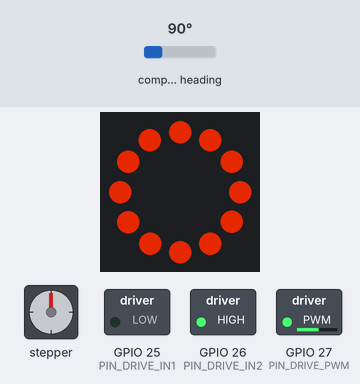
The sketch below on a simulated ESP32. On the bench: stepper motor, 12 RGB LEDs in a ring, first at the top, clockwise, switched loads named in the sketch (green lamp = pin HIGH). Wiring (inferred from the names in the program): AS5600 angle sensor at I2C address 0x36; stepper motor (2048 steps per turn assumed): coils GPIO 18, GPIO 19, GPIO 20, GPIO 21. The test bench sets the inputs (shaded band); at power-on: compass heading 90°. Dim RGB values are drawn brighter than linear; what the sketch prints to the serial monitor is not drawn.

Above: at 1.2 s.
1.3 s: compass heading set to 269°
At 3.2 s:
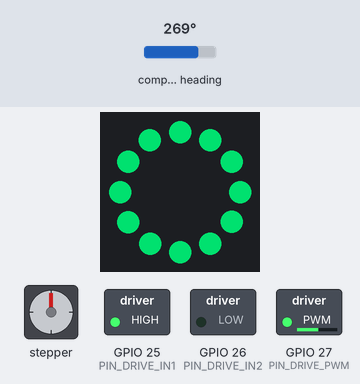
3.9 s: compass heading set to 7°
At 4.37 s:
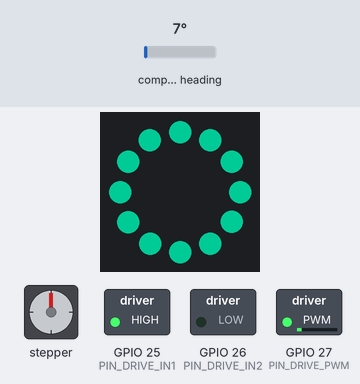
6.9 s: compass heading set to 352°
At 9.7 s:
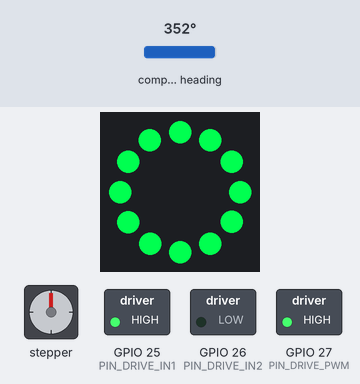
9.9 s: compass heading set to 180°
At 11.5 s:
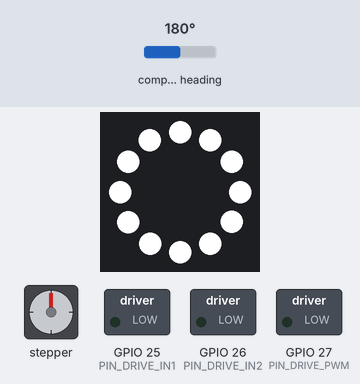
Timing chart, 0 to 12.7 s (numbered marks = the images above; inputs shaded):
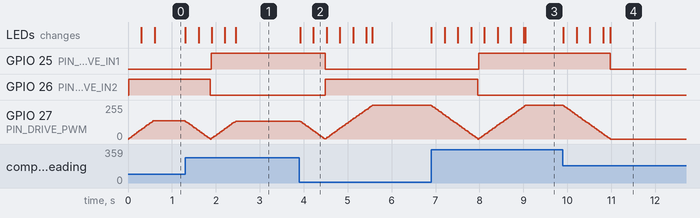

Measured:
- after the input at 1.3 s, GPIO 25 (PIN_DRIVE_IN1): LOW → HIGH after 0.59 s; GPIO 26 (PIN_DRIVE_IN2): HIGH → LOW after 0.57 s
- after the input at 3.9 s, GPIO 25 (PIN_DRIVE_IN1): HIGH → LOW after 0.59 s; GPIO 26 (PIN_DRIVE_IN2): LOW → HIGH after 0.59 s; the LEDs: first change at once (image 2 shows a later state)
- after the input at 6.9 s, GPIO 25 (PIN_DRIVE_IN1): LOW → HIGH after 1.1 s; GPIO 26 (PIN_DRIVE_IN2): HIGH → LOW after 1.1 s
- after the input at 9.9 s, GPIO 25 (PIN_DRIVE_IN1): HIGH → LOW after 1.1 s; GPIO 27 (PIN_DRIVE_PWM): moves from 255/255 to 0/255 over 1.1 s, starting at once

The sketch:

esp32_fahrregler.ino
```cpp
// MesseAuto motorisierter Fahrregler
//
// Prinzip:
// - AS5600 misst die Knopfposition.
// - 180 Grad ist Stop.
// - Rechts von der Mitte = vorwaerts, links von der Mitte = rueckwaerts.
// - Ein kleiner Schrittmotor kann den Knopf automatisch auf einen Sollwert drehen.
// - PWM + IN1/IN2 steuern einen DC-Motortreiber wie TB6612FNG oder L298N.

#include <Wire.h>
#include <Adafruit_NeoPixel.h>

static const uint32_t BAUDRATE = 115200;

// === AS5600 Setup ===
static const uint8_t AS5600_ADDR = 0x36;

// === Motorisierter Knopf: 28BYJ-48 + ULN2003 ===
static const int DIAL_MOTOR_PINS[4] = {18, 19, 20, 21};
static const int DIAL_STEPS_PER_REVOLUTION = 2048;
static const int DIAL_HALF_STEPS_PER_REVOLUTION = DIAL_STEPS_PER_REVOLUTION * 2;
static const float DIAL_MAX_SPEED_STEPS_PER_SECOND = 650.0f;
static const float DIAL_TARGET_TOLERANCE_DEG = 2.0f;

unsigned long dialStepIntervalMicros = 0;
unsigned long lastDialStepMicros = 0;
int dialStepIndex = 0;
bool dialMoveActive = false;
float dialTargetAngle = 180.0f;

static const int DIAL_STEP_SEQUENCE[8][4] = {
  {1, 0, 0, 0},
  {1, 1, 0, 0},
  {0, 1, 0, 0},
  {0, 1, 1, 0},
  {0, 0, 1, 0},
  {0, 0, 1, 1},
  {0, 0, 0, 1},
  {1, 0, 0, 1}
};

// === LED-Ring, optional ===
static const bool USE_NEOPIXEL_RING = true;
static const int NEOPIXEL_PIN = 28;
static const int NUM_PIXELS = 12;
Adafruit_NeoPixel pixels(NUM_PIXELS, NEOPIXEL_PIN, NEO_GRB + NEO_KHZ800);

// === Fahrmotor-Ausgang ===
// PWM + zwei Richtungspins fuer H-Bruecke/Motortreiber.
static const int PIN_DRIVE_PWM = 27;
static const int PIN_DRIVE_IN1 = 25;
static const int PIN_DRIVE_IN2 = 26;
static const int DRIVE_PWM_FREQUENCY = 1000;
static const int DRIVE_PWM_RESOLUTION_BITS = 8;

// === Fahrregler-Kalibrierung ===
static const float STOP_ANGLE_DEG = 180.0f;
static const float STOP_DEADBAND_DEG = 8.0f;
static const float REVERSE_MAX_ANGLE_DEG = 20.0f;
static const float FORWARD_MAX_ANGLE_DEG = 340.0f;
static const int DRIVE_RAMP_STEP_PERCENT = 2;
static const uint32_t DRIVE_RAMP_INTERVAL_MS = 20;

int targetDrivePercent = 0;  // -100 rueckwaerts bis +100 vorwaerts
int actualDrivePercent = 0;
uint32_t lastRampMs = 0;
uint32_t lastStatusMs = 0;
uint32_t lastHelloMs = 0;
String inputLine;

void setup() {
  Serial.begin(BAUDRATE);

  Wire.begin();

  if (USE_NEOPIXEL_RING) {
    pixels.begin();
    pixels.clear();
    pixels.show();
  }

  for (int index = 0; index < 4; index += 1) {
    pinMode(DIAL_MOTOR_PINS[index], OUTPUT);
    digitalWrite(DIAL_MOTOR_PINS[index], LOW);
  }

  pinMode(PIN_DRIVE_IN1, OUTPUT);
  pinMode(PIN_DRIVE_IN2, OUTPUT);
  pinMode(PIN_DRIVE_PWM, OUTPUT);
  ledcAttach(PIN_DRIVE_PWM, DRIVE_PWM_FREQUENCY, DRIVE_PWM_RESOLUTION_BITS);

  dialStepIntervalMicros = 1000000.0f / DIAL_MAX_SPEED_STEPS_PER_SECOND;
  applyDriveOutput(0);
  sendHello();
}

void loop() {
  readSerialCommands();

  const float angle = readAS5600Degrees();
  if (dialMoveActive) {
    updateDialMotor(angle);
  } else {
    targetDrivePercent = drivePercentFromAngle(angle);
  }

  updateDriveRamp();
  showDriveColor(actualDrivePercent);

  const uint32_t now = millis();
  if (now - lastHelloMs > 5000) {
    sendHello();
  }
  if (now - lastStatusMs > 150) {
    sendStatus(angle);
  }
}

void readSerialCommands() {
  while (Serial.available() > 0) {
    const char c = static_cast<char>(Serial.read());
    if (c == '\n') {
      handleCommand(inputLine);
      inputLine = "";
    } else if (c != '\r') {
      inputLine += c;
    }
  }
}

void handleCommand(const String &line) {
  if (line.length() == 0) {
    return;
  }

  if (line.indexOf("\"stop\"") >= 0 || line.indexOf("\"reset\"") >= 0) {
    setDriveTarget(0);
    return;
  }

  const int signedDrive = readIntField(line, "drive", 1000);
  if (signedDrive != 1000) {
    setDriveTarget(constrain(signedDrive, -100, 100));
    return;
  }

  const int percent = readIntField(line, "percent", -1);
  if (percent >= 0) {
    int direction = 1;
    if (line.indexOf("reverse") >= 0 || line.indexOf("rueckwaerts") >= 0 || line.indexOf("rueck") >= 0) {
      direction = -1;
    }
    if (line.indexOf("stop") >= 0) {
      direction = 0;
    }
    setDriveTarget(direction * constrain(percent, 0, 100));
  }
}

int readIntField(const String &line, const char *key, int fallback) {
  const String quotedKey = String("\"") + key + "\"";
  const int keyIndex = line.indexOf(quotedKey);
  if (keyIndex < 0) {
    return fallback;
  }
  const int colon = line.indexOf(':', keyIndex);
  if (colon < 0) {
    return fallback;
  }
  return line.substring(colon + 1).toInt();
}

void setDriveTarget(int signedPercent) {
  targetDrivePercent = constrain(signedPercent, -100, 100);
  dialTargetAngle = angleFromDrivePercent(targetDrivePercent);
  dialMoveActive = true;
}

int drivePercentFromAngle(float angle) {
  if (angle >= STOP_ANGLE_DEG - STOP_DEADBAND_DEG && angle <= STOP_ANGLE_DEG + STOP_DEADBAND_DEG) {
    return 0;
  }

  if (angle > STOP_ANGLE_DEG + STOP_DEADBAND_DEG) {
    const float ratio = (angle - (STOP_ANGLE_DEG + STOP_DEADBAND_DEG)) / (FORWARD_MAX_ANGLE_DEG - (STOP_ANGLE_DEG + STOP_DEADBAND_DEG));
    return constrain(static_cast<int>(round(ratio * 100.0f)), 0, 100);
  }

  const float ratio = ((STOP_ANGLE_DEG - STOP_DEADBAND_DEG) - angle) / ((STOP_ANGLE_DEG - STOP_DEADBAND_DEG) - REVERSE_MAX_ANGLE_DEG);
  return -constrain(static_cast<int>(round(ratio * 100.0f)), 0, 100);
}

float angleFromDrivePercent(int signedPercent) {
  signedPercent = constrain(signedPercent, -100, 100);
  if (signedPercent == 0) {
    return STOP_ANGLE_DEG;
  }

  if (signedPercent > 0) {
    const float ratio = signedPercent / 100.0f;
    return (STOP_ANGLE_DEG + STOP_DEADBAND_DEG) + ratio * (FORWARD_MAX_ANGLE_DEG - (STOP_ANGLE_DEG + STOP_DEADBAND_DEG));
  }

  const float ratio = abs(signedPercent) / 100.0f;
  return (STOP_ANGLE_DEG - STOP_DEADBAND_DEG) - ratio * ((STOP_ANGLE_DEG - STOP_DEADBAND_DEG) - REVERSE_MAX_ANGLE_DEG);
}

void updateDriveRamp() {
  const uint32_t now = millis();
  if (now - lastRampMs < DRIVE_RAMP_INTERVAL_MS) {
    return;
  }
  lastRampMs = now;

  if (actualDrivePercent == targetDrivePercent) {
    return;
  }

  // Richtungswechsel immer erst ueber 0 %, damit die H-Bruecke nicht hart umpolt.
  if (actualDrivePercent != 0 && targetDrivePercent != 0 && signOf(actualDrivePercent) != signOf(targetDrivePercent)) {
    actualDrivePercent += actualDrivePercent > 0 ? -DRIVE_RAMP_STEP_PERCENT : DRIVE_RAMP_STEP_PERCENT;
  } else if (actualDrivePercent < targetDrivePercent) {
    actualDrivePercent = min(actualDrivePercent + DRIVE_RAMP_STEP_PERCENT, targetDrivePercent);
  } else {
    actualDrivePercent = max(actualDrivePercent - DRIVE_RAMP_STEP_PERCENT, targetDrivePercent);
  }

  applyDriveOutput(actualDrivePercent);
}

int signOf(int value) {
  if (value > 0) {
    return 1;
  }
  if (value < 0) {
    return -1;
  }
  return 0;
}

void applyDriveOutput(int signedPercent) {
  const int pwm = map(abs(signedPercent), 0, 100, 0, 255);

  if (signedPercent > 0) {
    digitalWrite(PIN_DRIVE_IN1, HIGH);
    digitalWrite(PIN_DRIVE_IN2, LOW);
  } else if (signedPercent < 0) {
    digitalWrite(PIN_DRIVE_IN1, LOW);
    digitalWrite(PIN_DRIVE_IN2, HIGH);
  } else {
    digitalWrite(PIN_DRIVE_IN1, LOW);
    digitalWrite(PIN_DRIVE_IN2, LOW);
  }

  ledcWrite(PIN_DRIVE_PWM, pwm);
}

void updateDialMotor(float currentAngle) {
  const float error = shortestAngleDelta(dialTargetAngle, currentAngle);
  if (abs(error) <= DIAL_TARGET_TOLERANCE_DEG) {
    releaseDialMotor();
    dialMoveActive = false;
    return;
  }

  const uint32_t now = micros();
  if (now - lastDialStepMicros >= dialStepIntervalMicros) {
    stepDialMotor(error > 0 ? 1 : -1);
    lastDialStepMicros = now;
  }
}

float shortestAngleDelta(float target, float current) {
  float delta = target - current;
  while (delta > 180.0f) {
    delta -= 360.0f;
  }
  while (delta < -180.0f) {
    delta += 360.0f;
  }
  return delta;
}

void stepDialMotor(int direction) {
  dialStepIndex += direction;
  if (dialStepIndex > 7) {
    dialStepIndex = 0;
  }
  if (dialStepIndex < 0) {
    dialStepIndex = 7;
  }

  for (int index = 0; index < 4; index += 1) {
    digitalWrite(DIAL_MOTOR_PINS[index], DIAL_STEP_SEQUENCE[dialStepIndex][index]);
  }
}

void releaseDialMotor() {
  for (int index = 0; index < 4; index += 1) {
    digitalWrite(DIAL_MOTOR_PINS[index], LOW);
  }
}

uint16_t readAS5600Raw() {
  Wire.beginTransmission(AS5600_ADDR);
  Wire.write(0x0E);
  Wire.endTransmission(false);
  Wire.requestFrom(AS5600_ADDR, static_cast<uint8_t>(2));
  if (Wire.available() == 2) {
    const uint8_t highByte = Wire.read();
    const uint8_t lowByte = Wire.read();
    return ((highByte & 0x0F) << 8) | lowByte;
  }
  return 0;
}

float readAS5600Degrees() {
  return (readAS5600Raw() * 360.0f) / 4096.0f;
}

void showDriveColor(int signedPercent) {
  if (!USE_NEOPIXEL_RING) {
    return;
  }

  uint8_t red = 255;
  uint8_t green = 255;
  uint8_t blue = 255;

  if (signedPercent > 0) {
    red = 0;
    green = map(signedPercent, 0, 100, 60, 255);
    blue = 80;
  } else if (signedPercent < 0) {
    red = map(abs(signedPercent), 0, 100, 80, 255);
    green = 30;
    blue = 0;
  }

  for (int index = 0; index < NUM_PIXELS; index += 1) {
    pixels.setPixelColor(index, pixels.Color(red, green, blue));
  }
  pixels.show();
}

const char *directionLabel(int signedPercent) {
  if (signedPercent > 0) {
    return "forward";
  }
  if (signedPercent < 0) {
    return "reverse";
  }
  return "stop";
}

void sendHello() {
  lastHelloMs = millis();
  Serial.printf("{\"device\":\"esp32_fahrregler\",\"type\":\"hello\",\"baudrate\":%lu}\n", BAUDRATE);
}

void sendStatus(float angle) {
  lastStatusMs = millis();
  Serial.printf(
    "{\"device\":\"esp32_fahrregler\",\"type\":\"drive_status\",\"timestamp_ms\":%lu,"
    "\"angle_deg\":%.1f,\"target_drive\":%d,\"actual_drive\":%d,"
    "\"direction\":\"%s\",\"speed_percent\":%d,\"dial_move_active\":%s,\"errors\":[]}\n",
    millis(),
    angle,
    targetDrivePercent,
    actualDrivePercent,
    directionLabel(actualDrivePercent),
    abs(actualDrivePercent),
    dialMoveActive ? "true" : "false"
  );
}
```
